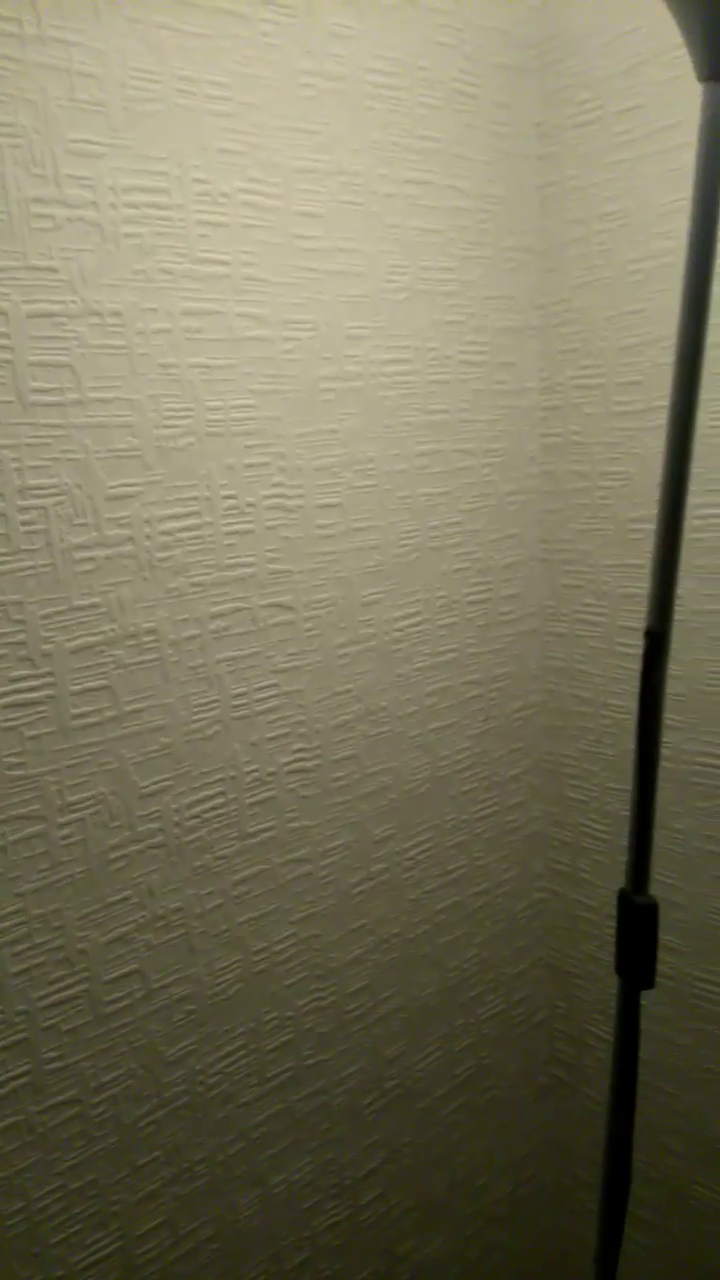
#> input picture frame 28 of test.mp4, 720 x 1280 px
$ python main.py
#> lines starting #> are read from the running program, lines starting #| are printed output that depends on the picture
import cv2
import numpy as np
from lk import estimate_motion, MotionEstimate


def draw_motion_estimate(frame: np.array, motion: MotionEstimate):
    """
    Draws a vector on the frame representing the motion estimate.
    :param scale_factor: the factor by which the displayed image is scaled compared to the gray image.
    """
    (vx, vy), center_row, center_col = motion

    SCALE_FACTOR = 12
    end_row = int(center_row + vx * SCALE_FACTOR)
    end_col = int(center_col - vy * SCALE_FACTOR)

    cv2.line(frame, (center_col, center_row), (end_col, end_row), (0, 255, 0, 0), 1)


def run():
    REGION_SIZE = 15
    DOWNSCALE = 0.05

    video = cv2.VideoCapture('test.mp4')

    # Default resolutions of the frame are obtained.The default resolutions are system dependent.
    # We convert the resolutions from float to integer.
    frame_width = int(video.get(cv2.CAP_PROP_FRAME_WIDTH))
    frame_height = int(video.get(cv2.CAP_PROP_FRAME_HEIGHT))
    fps = int(video.get(cv2.CAP_PROP_FPS))

    output_size = (int(frame_width * DOWNSCALE), int(frame_height * DOWNSCALE))
    out = cv2.VideoWriter('output.mov', cv2.VideoWriter_fourcc('m', 'p', '4', 'v'), fps/3, output_size)

    # Used to display the number of frames completed.
    num_frames = int(video.get(cv2.CAP_PROP_FRAME_COUNT))
    current_frame = 0

    # The consecutive greyscale frames used to perform motion analysis.
    motion_frame, prev_motion_frame = None, None

    while video.isOpened():
        print('Frame {}/{}'.format(current_frame, num_frames))

        ret, frame = video.read()
#> frame is the input picture: shape (1280, 720, 3); mean B, G, R 92, 116.6, 121.6

        if not ret:
            break

        downsampled_frame = cv2.resize(frame, (0,0), fx=DOWNSCALE, fy=DOWNSCALE)
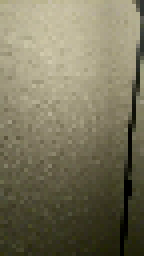
#> downsampled_frame: shape (64, 36, 3) (shown 4 times larger); mean B, G, R 92.1, 116.7, 121.7

        prev_motion_frame = motion_frame
        motion_frame = cv2.cvtColor(downsampled_frame, cv2.COLOR_BGR2GRAY)
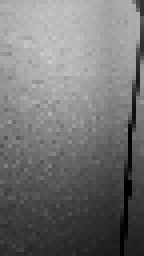
#> motion_frame: shape (64, 36) (shown 4 times larger); min 0, max 201, mean 115.4

        # Perform motion analysis
        if prev_motion_frame is not None and motion_frame is not None:
            motions = estimate_motion(prev_motion_frame, motion_frame, REGION_SIZE)

            for m in motions:
                draw_motion_estimate(downsampled_frame, m)


        out.write(downsampled_frame)
        cv2.imshow('Motion', downsampled_frame)

        if cv2.waitKey(1) & 0xFF == ord('q'):
#> (key q is pressed here)
            break

        current_frame += 1

    video.release()
    out.release()
    cv2.destroyAllWindows()

    print('Done')


if __name__ == '__main__':
    run()

$ run again, starting later in the video
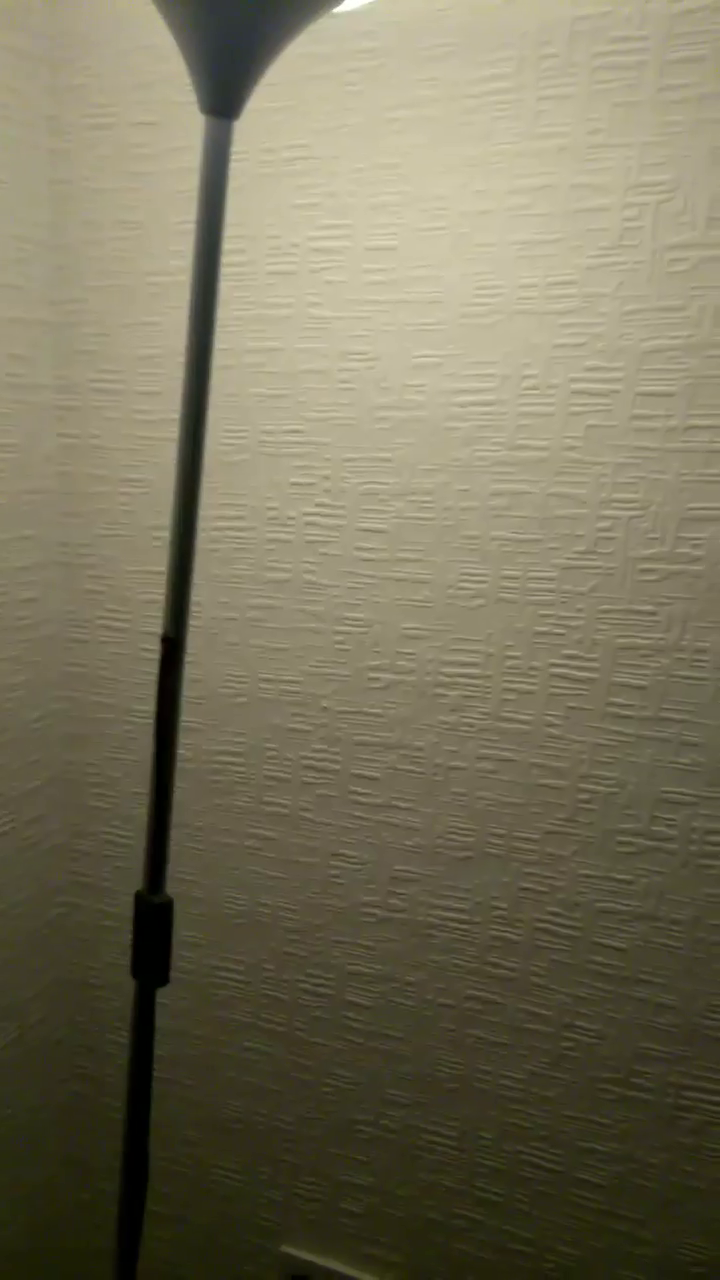
#> input picture frame 128 of test.mp4, 720 x 1280 px
#> in run, frame is the input picture: shape (1280, 720, 3); mean B, G, R 90.5, 114.1, 119.6
#> in run, `downsampled_frame = cv2.resize(frame, (0,0), fx=DOWNSCALE, fy=DOWNSCALE)`:
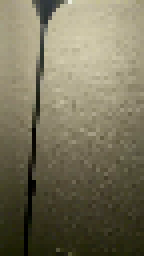
#> downsampled_frame: shape (64, 36, 3) (shown 4 times larger); mean B, G, R 90.5, 114.1, 119.6
#> in run, `motion_frame = cv2.cvtColor(downsampled_frame, cv2.COLOR_BGR2GRAY)`:
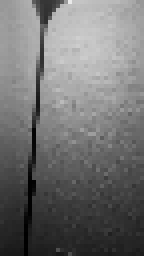
#> motion_frame: shape (64, 36) (shown 4 times larger); min 0, max 233, mean 113.1

$ run again, starting later in the video
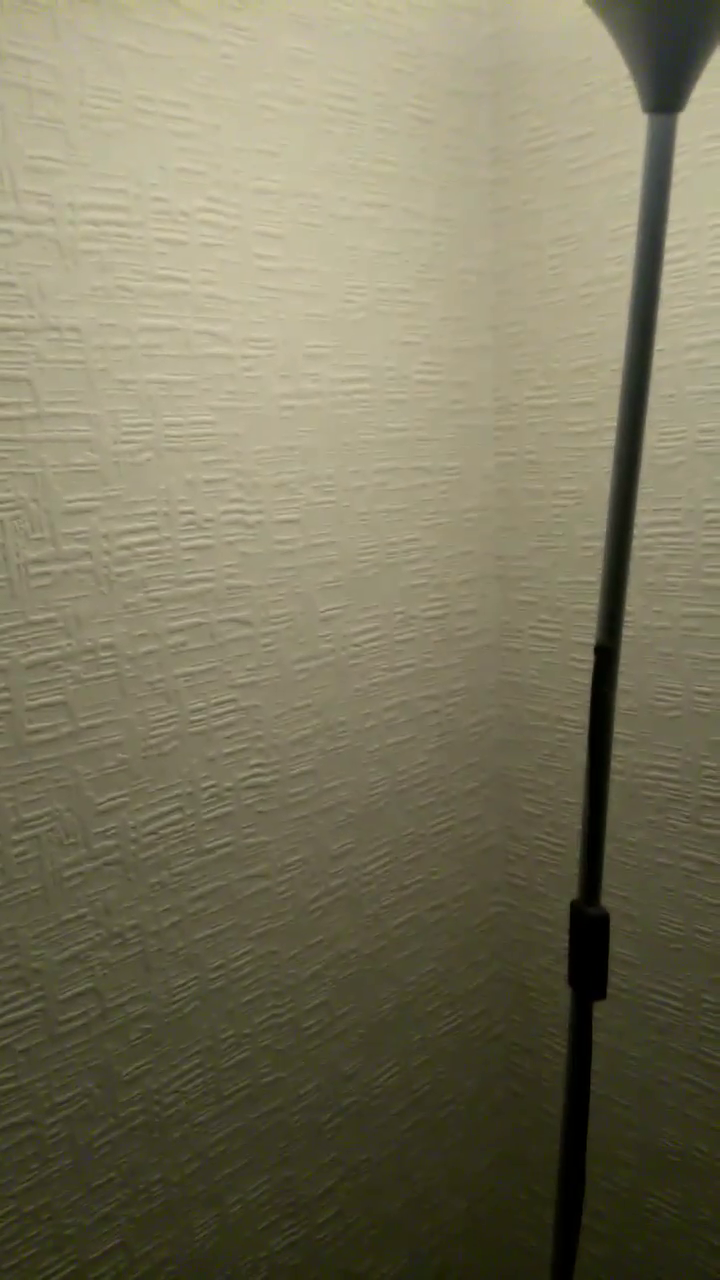
#> input picture frame 228 of test.mp4, 720 x 1280 px
#> in run, frame is the input picture: shape (1280, 720, 3); mean B, G, R 93.7, 118.3, 123.1
#> in run, `downsampled_frame = cv2.resize(frame, (0,0), fx=DOWNSCALE, fy=DOWNSCALE)`:
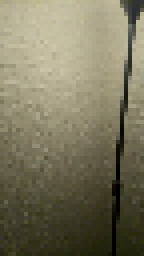
#> downsampled_frame: shape (64, 36, 3) (shown 4 times larger); mean B, G, R 93.7, 118.4, 123.1
#> in run, `motion_frame = cv2.cvtColor(downsampled_frame, cv2.COLOR_BGR2GRAY)`:
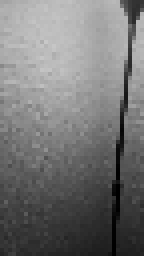
#> motion_frame: shape (64, 36) (shown 4 times larger); min 0, max 200, mean 117
